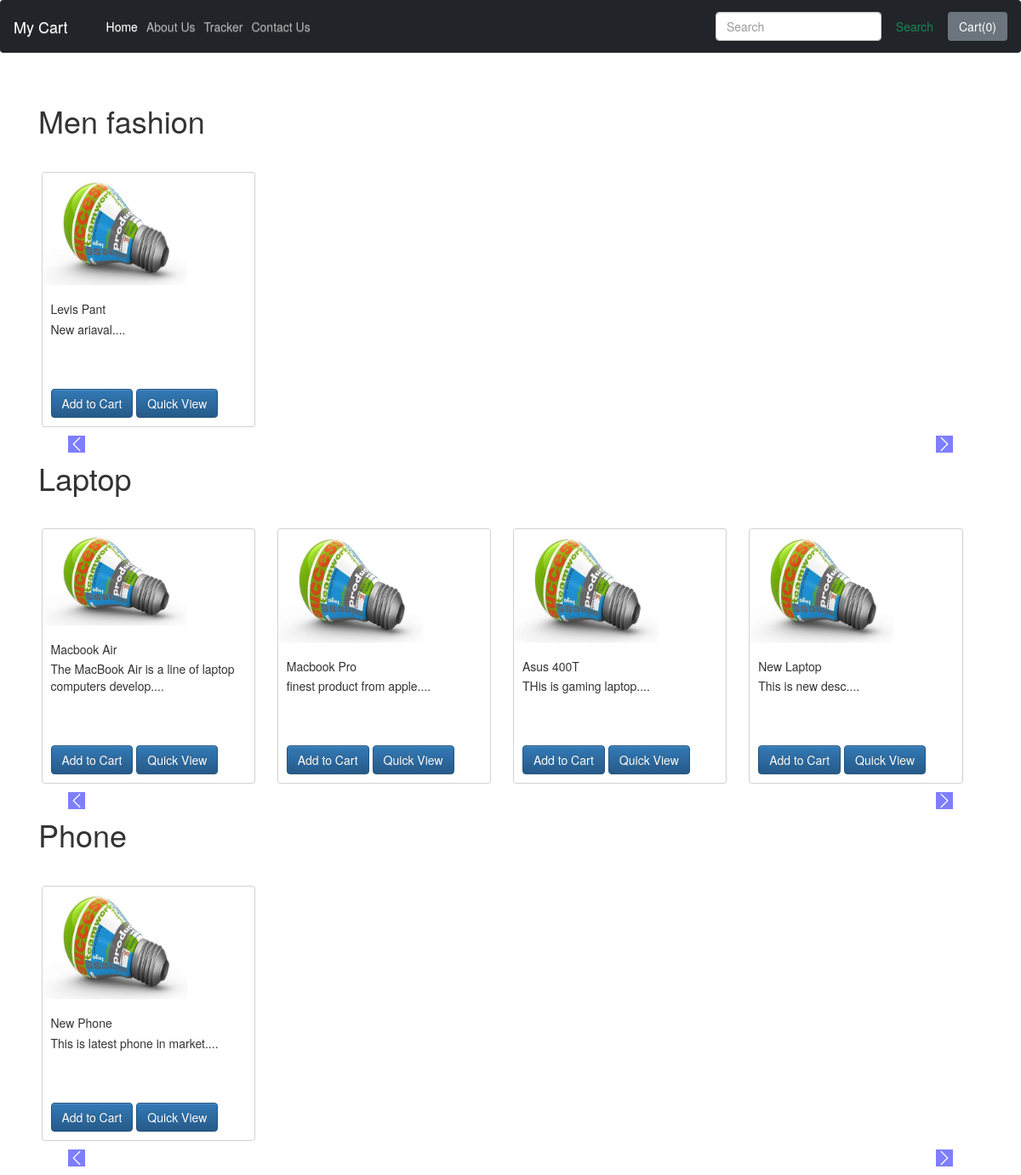
The app's page /shop/ with its own data.
### shop/models.py (models this page shows, shortened)
class Product(models.Model):
    product_id = models.AutoField
    product_name = models.CharField(max_length=50)
    category = models.CharField(max_length=50, default='')
    subcategory = models.CharField(max_length=50, default='')
    price = models.IntegerField(default=0)
    desc = models.CharField(max_length=300)
    pub_date = models.DateField()
    image = models.ImageField(upload_to='shop/images', default='')

### shop/views.py (the view)
# urls.py: path("",views.index, name="BlogHome" ),
def index(request):
    products = Product.objects.all()
    n = len(products)
    slides = n//4 + ceil(n/4-(n//4))
    allProds = []
    catProds = Product.objects.values('category', 'id')
    cats = {item['category'] for item in catProds}
    for cat in cats:
        prod = Product.objects.filter(category=cat)
        allProds.append([prod, range(1, slides), slides])
    params = {'allProds': allProds}
    return render(request, 'shop/index.html',  params)

### shop/templates/shop/index.html (shortened to what this page needs)
{% extends 'shop/basic.html' %}
{% block body %}
{% load static %}
<div class="container my-5">
  {% for products, range, slides in allProds %}
  <h1 class="my-5">{{products.0.category}}</h1>
  <div class="row">
    <div id="demo{{forloop.counter}}" class="carousel slide my-3" data-ride="carousel">
      <ul class="carousel-indicators">
        <li data-target="#demo{{forloop.counter}}" data-slide-to"0" class="active"></li>
        {% for i in range %}
        <li data-target="#demo{{forloop.parentloop.counter}}" data-slide-to="{{i}}"></li>
        {% endfor %}
      </ul>
      <div class="container carousel-inner no-padding">
        <div class="item active">
          {% for i in products %}
          <div class="col-xs-3 col-sm-3 col-md-3">
            <div class="card" style="height:300px">
              <img src="/media/{{i.image}}" class="card-img-top" alt="{% static 'shop/new_product.jpeg'%}">
              <div class="card-body">
                <h5 class="card-title">{{i.product_name}}</h5>
                <p class="card-text">{{i.desc|slice:"0:53"}}....</p>
                <button id="pr{{i.id}}" class="btn btn-primary cart">Add to Cart</button>
                <a href="/shop/products/{{i.id}}">
                  <button id="qr{{i.id}}" class="btn btn-primary cart">Quick View</button>
                </a>
              </div>
            </div>
          </div>
          {% if forloop.counter|divisibleby:4 and forloop.counter > 0 and not forloop.last%}
        </div>
        <div class="item">
          {% endif %}
          {% endfor %}
        </div>
      </div>
    </div>
  </div>
  <a class="carousel-control-prev" href="#demo{{forloop.counter}}" data-slide="prev">
    <span class="carousel-control-prev-icon"></span>
  </a>
  <a class="carousel-control-next" href="#demo{{forloop.counter}}" data-slide="next">
    <span class="carousel-control-next-icon"></span>
  </a>
  {% endfor %}
</div>
{%endblock%}

### shop/templates/shop/index.html (style rules this page uses)
.col-md-3 { display: inline-block; margin-left: -4px; }
.col-md-3 img { width: 170px; height: 200px; }
body .carousel-control-prev-icon, body .carousel-control-next-icon { background-color: blue; }
.carousel-control-next, .carousel-control-prev { top: auto; bottom: auto; }
body .no-padding { padding-left: 0; padding-right: 0; }
.cart { margin-top: 50px; }

### records on screen
Product: category "Men fashion", image (picture), product_name "Levis Pant", desc "New ariaval"
Product: category "Laptop", image (picture), product_name "Macbook Air", desc "The MacBook Air is a line of laptop computers develop"
Product: image (picture), product_name "Macbook Pro", desc "finest product from apple"
Product: image (picture), product_name "Asus 400T", desc "THis is gaming laptop"
Product: image (picture), product_name "New Laptop", desc "This is new desc"
Product: category "Phone", image (picture), product_name "New Phone", desc "This is latest phone in market"
